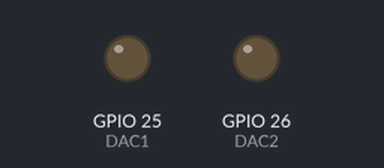
A sketch run on a simulated ESP32. Parts: output pins drawn as LEDs (lit = HIGH). What the sketch prints to the serial monitor is not drawn.

Above: at 0.1 s.
Timing chart, 0 to 0.4 s (numbered marks = the images above):
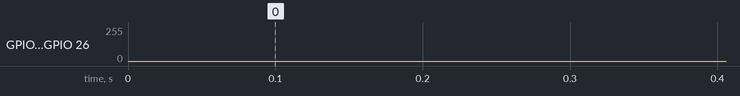

The sketch:

02_esp32_dac_sin.ino
```cpp
#define DAC1 25
#define DAC2 26

#define M_PI (3.1415926535897932385)
#define M_TWO_PI (2*PI)

float freq = 440;
int steps = 20;
int delay_mcs= 1000000 / (freq*steps);

void setup() {
  Serial.begin(115200);
  Serial.print("Delay: ");
  Serial.println(delay_mcs);
}

void loop() {
  for (int i=0; i<steps; i++) {
    int value = 128 + int(10*sin(M_TWO_PI * i / steps));
    //Serial.println(value);
    dacWrite(DAC1, value);
    dacWrite(DAC2, value);
    delayMicroseconds(delay_mcs);
  }
}
```
